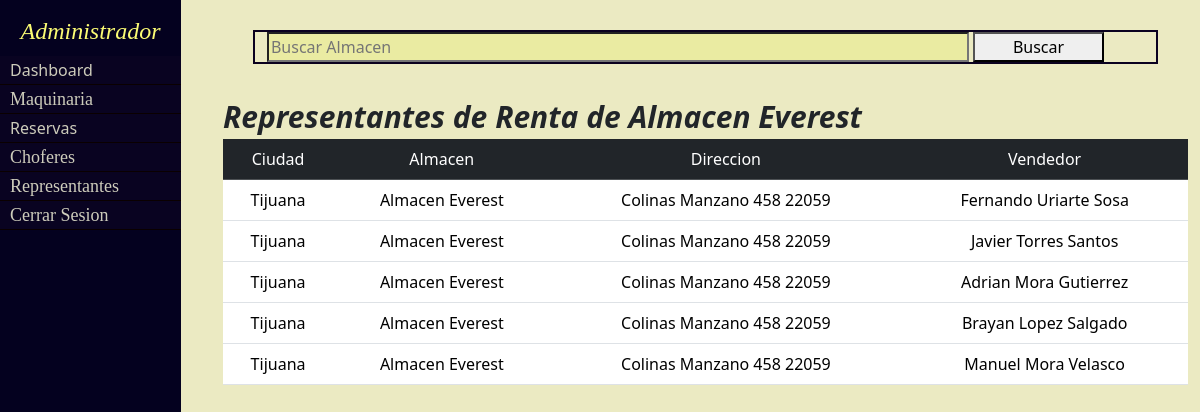
The page /view/menuAdmin/verRepresentantes.php on the database its author committed.
### tables this page shows
CREATE TABLE `almacenes` (
  `codigo` varchar(10) NOT NULL,
  `nombre` varchar(30) NOT NULL,
  `colonia` varchar(30) NOT NULL,
  `calle` varchar(30) NOT NULL,
  `num` varchar(15) NOT NULL,
  `cp` varchar(5) NOT NULL,
  `numTel` varchar(15) NOT NULL,
  `ciudad` varchar(5) NOT NULL
);

CREATE TABLE `ciudades` (
  `codigo` varchar(5) NOT NULL,
  `nombre` varchar(20) NOT NULL
);

### view/menuAdmin/verRepresentantes.php (the view, shortened to what this page needs)
<?php
require "../../data/conexionDB.php";
$qry = "
select
  ciu.nombre as Ciudad,
  al.nombre as Almacen,
  concat(al.colonia, ' ', al.calle, ' ', al.num, ' ', al.cp) as Direccion,
  concat(rr.nombre, ' ', ifnull(concat(rr.apPat,' '),' '), ifnull(concat(rr.apMat,' '),' ')) as RepresentanteDeVentas
from
  rep_rentas as rr
  inner join almacenes as al on rr.almacen = al.codigo
  inner join ciudades as ciu on al.ciudad = ciu.codigo
where
al.nombre = 'Almacen Everest'
";
$rr = mysqli_query($conn, $qry);
if (mysqli_num_rows($rr)>0) {
  $rows = $rr;
}
?>
<!DOCTYPE html>
<html lang="en">
<head>
    <link rel="stylesheet" href="../../css/admin.css">
    <link href="https://cdn.jsdelivr.net/npm/bootstrap@5.3.2/dist/css/bootstrap.min.css" rel="stylesheet">
</head>
<body style = "background-color: #ebeac2">
        <header>
        <h1 class="letraHeader"><font face=”Cambria” size=5>Administrador</font></h1>
        <nav id="aveces">
            <ul>
            <li><a href="#">Dashboard</a>
                </li>
                <li><a href="#"><font face=”Cambria” size=4>Maquinaria</font></a>
                </li>
                <li id="reservas"><a href="#">Reservas</a>
                </li>
                <li><a href="#"><font face=”Cambria” size=4>Choferes</font></a>
                    <li><a href="verRepresentantes.php"><font face=”Cambria” size=4>Representantes</font></a>
                    <li><a href="../../app/login.php"><font face=”Cambria” size=4>Cerrar Sesion</font></a>
                            </ul>
                </nav>
    </header>
    <main>
    <div class = "flex-container">
    <div class = "container">
    <form action = "#" method = "post" class = "d-flex">
    <div class = "container">
    <input  type="search" placeholder="Buscar Almacen" aria-label="Search" name = "txtBuscar"style = "display: inline;width: 80%;">
    <button type="submit" name = "btnSubmit" style = "display: inline;width: 15%;">Buscar</button>&ensp;&ensp;
    </div>
    </form>
    <strong>Representantes de Renta de <?php $row = mysqli_fetch_assoc($rows); echo $row["Almacen"]?></strong>
<table class = "table">
      <tr class = "table-dark">
        <td>Ciudad</td>
        <td>Almacen</td>
        <td>Direccion</td>
        <td>Vendedor</td>
      </tr>
  <?php
  foreach ($rows as $row) {
  echo "<tr>";
  echo "<td>".$row['Ciudad']."</td>";
  echo "<td>".$row['Almacen']."</td>";
  echo "<td>".$row['Direccion']."</td>";
  echo "<td>".$row['RepresentanteDeVentas']."</td>";
  echo "</tr>";
  }
  ?>
</table>
</div>
</div>
    </main>
</body>
</html>

### css/admin.css (style rules this page uses)
:root { --estado-buda: 0.3s; --cada-item: 28px; }
body { display: flex; min-height: 100vh; margin: 0; font-family: Arial; font-size: 16px; gap: 30px; background: rgba(239, 240, 170, 0.726); }
.letraHeader { font-style: italic; color: rgba(255, 255, 117, 0.986); text-align: center; }
h1 { color: rgb(9, 0, 39); }
header { width: 200px; background: rgb(4, 1, 31); }
nav ul { margin: 0; padding: 0; list-style: none; line-height: 16px; }
nav ul li { border-bottom: 1px solid #0a0000; }
nav ul a { box-sizing: border-box; color: rgba(255, 255, 226, 0.801); background: #0a0422d0; display: block; width: 100%; padding: 6px 10px; text-decoration: none; }
strong { text-align: right; font-size: 30px; font-style: italic; }
td { background-color: #f6fae6; }
form { margin: 30px; border:solid 2px #0a011f; background-color: #ebeac2; }
input { background: #dfee0f2d; outline: none; font-family: 'Lato', sans-serif; font-size: 0.875em; transition: all 0.3s ease-in-out; -webkit-transition: all 0.3s ease-in-out; -moz-transition: all 0.3s ease-in-out; -ms-transition: all 0.3s ease-in-out; }
main { display: flex-inline; justify-content: center; flex-direcion: row; align-items: center; width: 100vw; }
td { text-align: center; vertical-align: middle; }

### rows shown on the page
almacenes: nombre "Almacen Everest", ciudad.nombre "Tijuana", Direccion "Colinas Manzano 458 22059", RepresentanteDeVentas "Fernando Uriarte Sosa", RepresentanteDeVentas "Javier Torres Santos", RepresentanteDeVentas "Adrian Mora Gutierrez", RepresentanteDeVentas "Brayan Lopez Salgado", RepresentanteDeVentas "Manuel Mora Velasco"
